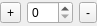
<?xml version="1.0" encoding="UTF-8"?>
<ui version="4.0">
 <class>TouchAidedSpinBox</class>
 <widget class="QWidget" name="TouchAidedSpinBox">
  <property name="geometry">
   <rect>
    <x>0</x>
    <y>0</y>
    <width>97</width>
    <height>26</height>
   </rect>
  </property>
  <property name="windowTitle">
   <string>Form</string>
  </property>
  <layout class="QGridLayout" name="gridLayout">
   <property name="leftMargin">
    <number>0</number>
   </property>
   <property name="topMargin">
    <number>0</number>
   </property>
   <property name="rightMargin">
    <number>0</number>
   </property>
   <property name="bottomMargin">
    <number>0</number>
   </property>
   <item row="0" column="0">
    <widget class="QToolButton" name="toolButtonIncrease">
     <property name="text">
      <string>+</string>
     </property>
    </widget>
   </item>
   <item row="0" column="1">
    <widget class="QSpinBox" name="spinBoxValue"/>
   </item>
   <item row="0" column="2">
    <widget class="QToolButton" name="toolButtonDecrease">
     <property name="text">
      <string>-</string>
     </property>
    </widget>
   </item>
  </layout>
 </widget>
 <resources/>
 <connections/>
</ui>
